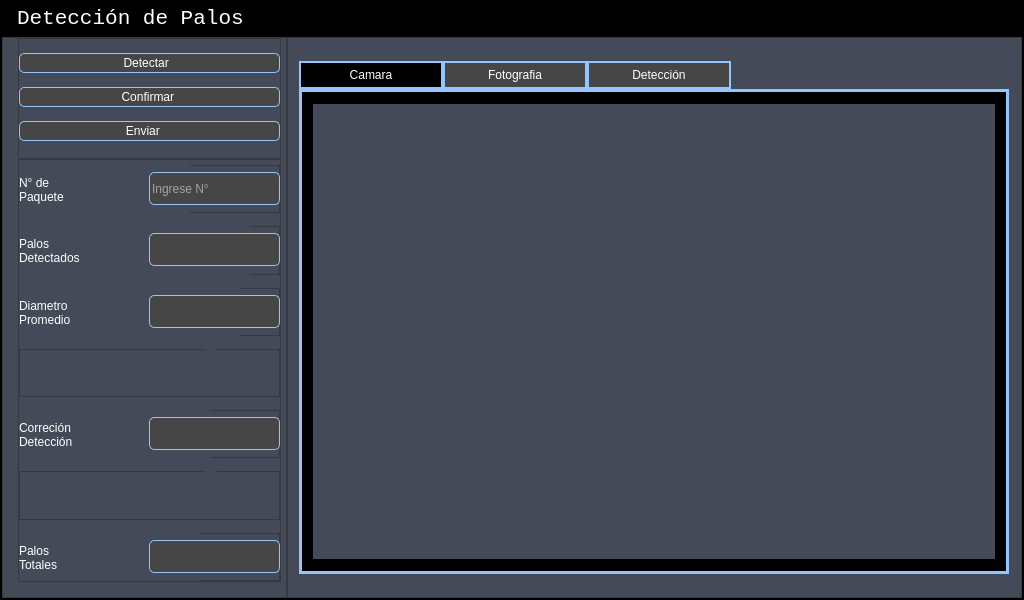
<?xml version="1.0" encoding="UTF-8"?>
<ui version="4.0">
 <class>MainWindow</class>
 <widget class="QMainWindow" name="MainWindow">
  <property name="geometry">
   <rect>
    <x>0</x>
    <y>0</y>
    <width>1024</width>
    <height>600</height>
   </rect>
  </property>
  <property name="sizePolicy">
   <sizepolicy hsizetype="Expanding" vsizetype="Expanding">
    <horstretch>0</horstretch>
    <verstretch>0</verstretch>
   </sizepolicy>
  </property>
  <property name="windowTitle">
   <string>MainWindow</string>
  </property>
  <property name="styleSheet">
   <string notr="true"/>
  </property>
  <widget class="QWidget" name="centralwidget">
   <property name="styleSheet">
    <string notr="true">background-color: rgb(0, 0, 0);</string>
   </property>
   <layout class="QVBoxLayout" name="verticalLayout">
    <property name="spacing">
     <number>0</number>
    </property>
    <property name="leftMargin">
     <number>0</number>
    </property>
    <property name="topMargin">
     <number>0</number>
    </property>
    <property name="rightMargin">
     <number>0</number>
    </property>
    <property name="bottomMargin">
     <number>0</number>
    </property>
    <item>
     <widget class="QFrame" name="frame">
      <property name="styleSheet">
       <string notr="true">QLabel{
color:rgb(255, 255,255);
}</string>
      </property>
      <property name="frameShape">
       <enum>QFrame::StyledPanel</enum>
      </property>
      <property name="frameShadow">
       <enum>QFrame::Raised</enum>
      </property>
      <layout class="QVBoxLayout" name="verticalLayout_2" stretch="1,0">
       <property name="spacing">
        <number>0</number>
       </property>
       <property name="leftMargin">
        <number>0</number>
       </property>
       <property name="topMargin">
        <number>0</number>
       </property>
       <property name="rightMargin">
        <number>0</number>
       </property>
       <property name="bottomMargin">
        <number>0</number>
       </property>
       <item>
        <widget class="QFrame" name="frame_superior">
         <property name="maximumSize">
          <size>
           <width>16777215</width>
           <height>35</height>
          </size>
         </property>
         <property name="styleSheet">
          <string notr="true">QFrame{
background-color: rgb(0, 0, 0);
}

QPushButton{
background-color: rgb(0, 0, 0);
border-radius:17px;
}
QPushButton:hover{
background-color:rgb(255, 255, 255);
}
QLabel{
font: 16pt &quot;Consolas&quot;;
}
</string>
         </property>
         <property name="frameShape">
          <enum>QFrame::StyledPanel</enum>
         </property>
         <property name="frameShadow">
          <enum>QFrame::Raised</enum>
         </property>
         <layout class="QHBoxLayout" name="horizontalLayout">
          <property name="leftMargin">
           <number>15</number>
          </property>
          <property name="topMargin">
           <number>0</number>
          </property>
          <property name="rightMargin">
           <number>0</number>
          </property>
          <property name="bottomMargin">
           <number>0</number>
          </property>
          <item>
           <widget class="QLabel" name="label">
            <property name="font">
             <font>
              <family>Consolas</family>
              <pointsize>16</pointsize>
              <weight>50</weight>
              <italic>false</italic>
              <bold>false</bold>
             </font>
            </property>
            <property name="styleSheet">
             <string notr="true"/>
            </property>
            <property name="text">
             <string>Detección de Palos </string>
            </property>
           </widget>
          </item>
          <item>
           <spacer name="horizontalSpacer">
            <property name="orientation">
             <enum>Qt::Horizontal</enum>
            </property>
            <property name="sizeHint" stdset="0">
             <size>
              <width>477</width>
              <height>17</height>
             </size>
            </property>
           </spacer>
          </item>
          <item>
           <widget class="QPushButton" name="button_min">
            <property name="minimumSize">
             <size>
              <width>34</width>
              <height>34</height>
             </size>
            </property>
            <property name="text">
             <string/>
            </property>
            <property name="icon">
             <iconset>
              <normaloff>images/gui/menos (2).png</normaloff>images/gui/menos (2).png</iconset>
            </property>
            <property name="iconSize">
             <size>
              <width>28</width>
              <height>28</height>
             </size>
            </property>
           </widget>
          </item>
          <item>
           <widget class="QPushButton" name="button_max">
            <property name="minimumSize">
             <size>
              <width>34</width>
              <height>34</height>
             </size>
            </property>
            <property name="text">
             <string/>
            </property>
            <property name="icon">
             <iconset>
              <normaloff>images/gui/expandir.png</normaloff>images/gui/expandir.png</iconset>
            </property>
            <property name="iconSize">
             <size>
              <width>28</width>
              <height>28</height>
             </size>
            </property>
           </widget>
          </item>
          <item>
           <widget class="QPushButton" name="button_close">
            <property name="minimumSize">
             <size>
              <width>34</width>
              <height>34</height>
             </size>
            </property>
            <property name="text">
             <string/>
            </property>
            <property name="icon">
             <iconset>
              <normaloff>images/gui/cerrar.png</normaloff>images/gui/cerrar.png</iconset>
            </property>
            <property name="iconSize">
             <size>
              <width>28</width>
              <height>28</height>
             </size>
            </property>
           </widget>
          </item>
         </layout>
        </widget>
       </item>
       <item>
        <widget class="QFrame" name="frame_inferior">
         <property name="styleSheet">
          <string notr="true"/>
         </property>
         <property name="frameShape">
          <enum>QFrame::StyledPanel</enum>
         </property>
         <property name="frameShadow">
          <enum>QFrame::Raised</enum>
         </property>
         <layout class="QHBoxLayout" name="horizontalLayout_2">
          <property name="spacing">
           <number>0</number>
          </property>
          <property name="leftMargin">
           <number>0</number>
          </property>
          <property name="topMargin">
           <number>0</number>
          </property>
          <property name="rightMargin">
           <number>0</number>
          </property>
          <property name="bottomMargin">
           <number>0</number>
          </property>
          <item>
           <widget class="QFrame" name="frame_datos">
            <property name="minimumSize">
             <size>
              <width>285</width>
              <height>0</height>
             </size>
            </property>
            <property name="maximumSize">
             <size>
              <width>400</width>
              <height>16777215</height>
             </size>
            </property>
            <property name="styleSheet">
             <string notr="true">QFrame{
background-color: rgb(69, 74, 88);
}
</string>
            </property>
            <property name="frameShape">
             <enum>QFrame::StyledPanel</enum>
            </property>
            <property name="frameShadow">
             <enum>QFrame::Raised</enum>
            </property>
            <layout class="QVBoxLayout" name="verticalLayout_4" stretch="2,7">
             <property name="spacing">
              <number>0</number>
             </property>
             <property name="leftMargin">
              <number>15</number>
             </property>
             <property name="topMargin">
              <number>0</number>
             </property>
             <property name="rightMargin">
              <number>5</number>
             </property>
             <property name="bottomMargin">
              <number>15</number>
             </property>
             <item>
              <widget class="QFrame" name="frame_botones">
               <property name="maximumSize">
                <size>
                 <width>16777215</width>
                 <height>150</height>
                </size>
               </property>
               <property name="styleSheet">
                <string notr="true">QFrame{
background-color: rgb(69, 74, 88);
}

QPushButton{
font: 14pt &quot;Consolas&quot;;
color:rgb(255, 255,255);
border:1px solid #93C6FF;
background-color: rgb(70, 70, 70);
border-radius:5px;

}
QPushButton:hover{
background-color: rgb(0, 0, 0);
border:1px solid #93C6FF;
}
</string>
               </property>
               <property name="frameShape">
                <enum>QFrame::StyledPanel</enum>
               </property>
               <property name="frameShadow">
                <enum>QFrame::Raised</enum>
               </property>
               <layout class="QVBoxLayout" name="verticalLayout_5">
                <property name="spacing">
                 <number>0</number>
                </property>
                <property name="leftMargin">
                 <number>0</number>
                </property>
                <property name="topMargin">
                 <number>0</number>
                </property>
                <property name="rightMargin">
                 <number>0</number>
                </property>
                <property name="bottomMargin">
                 <number>0</number>
                </property>
                <item>
                 <widget class="QPushButton" name="button_detect">
                  <property name="minimumSize">
                   <size>
                    <width>0</width>
                    <height>20</height>
                   </size>
                  </property>
                  <property name="layoutDirection">
                   <enum>Qt::RightToLeft</enum>
                  </property>
                  <property name="text">
                   <string>Detectar  </string>
                  </property>
                  <property name="iconSize">
                   <size>
                    <width>35</width>
                    <height>35</height>
                   </size>
                  </property>
                 </widget>
                </item>
                <item>
                 <widget class="QPushButton" name="button_conf">
                  <property name="minimumSize">
                   <size>
                    <width>0</width>
                    <height>20</height>
                   </size>
                  </property>
                  <property name="layoutDirection">
                   <enum>Qt::RightToLeft</enum>
                  </property>
                  <property name="text">
                   <string>Confirmar </string>
                  </property>
                  <property name="iconSize">
                   <size>
                    <width>35</width>
                    <height>35</height>
                   </size>
                  </property>
                 </widget>
                </item>
                <item>
                 <widget class="QPushButton" name="button_send">
                  <property name="minimumSize">
                   <size>
                    <width>0</width>
                    <height>20</height>
                   </size>
                  </property>
                  <property name="layoutDirection">
                   <enum>Qt::RightToLeft</enum>
                  </property>
                  <property name="text">
                   <string>Enviar    </string>
                  </property>
                  <property name="iconSize">
                   <size>
                    <width>30</width>
                    <height>30</height>
                   </size>
                  </property>
                 </widget>
                </item>
               </layout>
              </widget>
             </item>
             <item>
              <widget class="QFrame" name="frame_2">
               <property name="styleSheet">
                <string notr="true">QFrame{
background-color: rgb(69, 74, 88);
}
QPushButton{
background-color: rgb(69, 74, 88);
border-radius:20px;
}
QPushButton:hover{
background-color: rgb(0, 0, 0);
}
QLabel{
font: 12pt &quot;Consolas&quot;;
color: rgb(255, 255,255);
}

QLineEdit{
border:1px solid #93C6FF;
border-radius:5px;
background-color: rgb(70, 70, 70);
font: 12pt &quot;Consolas&quot;;
color: rgb(255, 255,255);
}

QTextBrowser{
border-radius:5px;
border:1px solid #93C6FF;
background-color: rgb(70, 70, 70);
font: 12pt &quot;Consolas&quot;;
color: rgb(255, 255,255);
}</string>
               </property>
               <property name="frameShape">
                <enum>QFrame::StyledPanel</enum>
               </property>
               <property name="frameShadow">
                <enum>QFrame::Raised</enum>
               </property>
               <layout class="QVBoxLayout" name="verticalLayout_8">
                <property name="spacing">
                 <number>13</number>
                </property>
                <property name="leftMargin">
                 <number>0</number>
                </property>
                <property name="topMargin">
                 <number>5</number>
                </property>
                <property name="rightMargin">
                 <number>0</number>
                </property>
                <property name="bottomMargin">
                 <number>0</number>
                </property>
                <item>
                 <widget class="QFrame" name="frame_11">
                  <property name="minimumSize">
                   <size>
                    <width>0</width>
                    <height>35</height>
                   </size>
                  </property>
                  <property name="frameShape">
                   <enum>QFrame::StyledPanel</enum>
                  </property>
                  <property name="frameShadow">
                   <enum>QFrame::Raised</enum>
                  </property>
                  <widget class="QLabel" name="label_8">
                   <property name="geometry">
                    <rect>
                     <x>0</x>
                     <y>-10</y>
                     <width>171</width>
                     <height>71</height>
                    </rect>
                   </property>
                   <property name="text">
                    <string>&lt;html&gt;&lt;head/&gt;&lt;body&gt;&lt;p&gt;N° de &lt;br/&gt;Paquete&lt;/p&gt;&lt;/body&gt;&lt;/html&gt;</string>
                   </property>
                   <property name="alignment">
                    <set>Qt::AlignLeading|Qt::AlignLeft|Qt::AlignVCenter</set>
                   </property>
                  </widget>
                  <widget class="QLineEdit" name="in_npackage">
                   <property name="geometry">
                    <rect>
                     <x>130</x>
                     <y>7</y>
                     <width>131</width>
                     <height>33</height>
                    </rect>
                   </property>
                   <property name="minimumSize">
                    <size>
                     <width>0</width>
                     <height>33</height>
                    </size>
                   </property>
                   <property name="inputMask">
                    <string/>
                   </property>
                   <property name="placeholderText">
                    <string>Ingrese N°</string>
                   </property>
                  </widget>
                 </widget>
                </item>
                <item>
                 <widget class="QFrame" name="frame_12">
                  <property name="minimumSize">
                   <size>
                    <width>0</width>
                    <height>35</height>
                   </size>
                  </property>
                  <property name="frameShape">
                   <enum>QFrame::StyledPanel</enum>
                  </property>
                  <property name="frameShadow">
                   <enum>QFrame::Raised</enum>
                  </property>
                  <widget class="QLabel" name="label_9">
                   <property name="geometry">
                    <rect>
                     <x>0</x>
                     <y>-10</y>
                     <width>231</width>
                     <height>71</height>
                    </rect>
                   </property>
                   <property name="minimumSize">
                    <size>
                     <width>0</width>
                     <height>33</height>
                    </size>
                   </property>
                   <property name="text">
                    <string>&lt;html&gt;&lt;head/&gt;&lt;body&gt;&lt;p&gt;Palos &lt;br/&gt;Detectados&lt;/p&gt;&lt;/body&gt;&lt;/html&gt;</string>
                   </property>
                  </widget>
                  <widget class="QTextBrowser" name="out_sticks">
                   <property name="geometry">
                    <rect>
                     <x>130</x>
                     <y>7</y>
                     <width>131</width>
                     <height>33</height>
                    </rect>
                   </property>
                   <property name="sizePolicy">
                    <sizepolicy hsizetype="Expanding" vsizetype="Expanding">
                     <horstretch>0</horstretch>
                     <verstretch>0</verstretch>
                    </sizepolicy>
                   </property>
                   <property name="minimumSize">
                    <size>
                     <width>0</width>
                     <height>33</height>
                    </size>
                   </property>
                   <property name="font">
                    <font>
                     <family>Consolas</family>
                     <pointsize>12</pointsize>
                     <weight>50</weight>
                     <italic>false</italic>
                     <bold>false</bold>
                    </font>
                   </property>
                  </widget>
                 </widget>
                </item>
                <item>
                 <widget class="QFrame" name="frame_13">
                  <property name="minimumSize">
                   <size>
                    <width>0</width>
                    <height>35</height>
                   </size>
                  </property>
                  <property name="frameShape">
                   <enum>QFrame::StyledPanel</enum>
                  </property>
                  <property name="frameShadow">
                   <enum>QFrame::Raised</enum>
                  </property>
                  <widget class="QLabel" name="label_10">
                   <property name="geometry">
                    <rect>
                     <x>0</x>
                     <y>-10</y>
                     <width>221</width>
                     <height>71</height>
                    </rect>
                   </property>
                   <property name="minimumSize">
                    <size>
                     <width>0</width>
                     <height>33</height>
                    </size>
                   </property>
                   <property name="text">
                    <string>&lt;html&gt;&lt;head/&gt;&lt;body&gt;&lt;p&gt;Diametro &lt;br/&gt;Promedio&lt;/p&gt;&lt;/body&gt;&lt;/html&gt;</string>
                   </property>
                  </widget>
                  <widget class="QTextBrowser" name="out_diameter">
                   <property name="geometry">
                    <rect>
                     <x>130</x>
                     <y>7</y>
                     <width>131</width>
                     <height>33</height>
                    </rect>
                   </property>
                   <property name="minimumSize">
                    <size>
                     <width>0</width>
                     <height>33</height>
                    </size>
                   </property>
                  </widget>
                 </widget>
                </item>
                <item>
                 <widget class="QFrame" name="frame_14">
                  <property name="minimumSize">
                   <size>
                    <width>0</width>
                    <height>44</height>
                   </size>
                  </property>
                  <property name="frameShape">
                   <enum>QFrame::StyledPanel</enum>
                  </property>
                  <property name="frameShadow">
                   <enum>QFrame::Raised</enum>
                  </property>
                  <widget class="QPushButton" name="button_plas">
                   <property name="geometry">
                    <rect>
                     <x>170</x>
                     <y>0</y>
                     <width>43</width>
                     <height>43</height>
                    </rect>
                   </property>
                   <property name="styleSheet">
                    <string notr="true"/>
                   </property>
                   <property name="text">
                    <string/>
                   </property>
                   <property name="icon">
                    <iconset>
                     <normaloff>images/gui/mas.png</normaloff>images/gui/mas.png</iconset>
                   </property>
                   <property name="iconSize">
                    <size>
                     <width>53</width>
                     <height>53</height>
                    </size>
                   </property>
                  </widget>
                 </widget>
                </item>
                <item>
                 <widget class="QFrame" name="frame_15">
                  <property name="minimumSize">
                   <size>
                    <width>0</width>
                    <height>35</height>
                   </size>
                  </property>
                  <property name="frameShape">
                   <enum>QFrame::StyledPanel</enum>
                  </property>
                  <property name="frameShadow">
                   <enum>QFrame::Raised</enum>
                  </property>
                  <widget class="QLabel" name="label_12">
                   <property name="geometry">
                    <rect>
                     <x>0</x>
                     <y>-10</y>
                     <width>191</width>
                     <height>71</height>
                    </rect>
                   </property>
                   <property name="text">
                    <string>&lt;html&gt;&lt;head/&gt;&lt;body&gt;&lt;p&gt;Correción &lt;br/&gt;Detección&lt;/p&gt;&lt;/body&gt;&lt;/html&gt;</string>
                   </property>
                  </widget>
                  <widget class="QTextBrowser" name="out_correction">
                   <property name="geometry">
                    <rect>
                     <x>130</x>
                     <y>7</y>
                     <width>131</width>
                     <height>33</height>
                    </rect>
                   </property>
                   <property name="minimumSize">
                    <size>
                     <width>0</width>
                     <height>33</height>
                    </size>
                   </property>
                  </widget>
                 </widget>
                </item>
                <item>
                 <widget class="QFrame" name="frame_16">
                  <property name="minimumSize">
                   <size>
                    <width>0</width>
                    <height>44</height>
                   </size>
                  </property>
                  <property name="frameShape">
                   <enum>QFrame::StyledPanel</enum>
                  </property>
                  <property name="frameShadow">
                   <enum>QFrame::Raised</enum>
                  </property>
                  <widget class="QPushButton" name="button_less">
                   <property name="geometry">
                    <rect>
                     <x>170</x>
                     <y>0</y>
                     <width>43</width>
                     <height>43</height>
                    </rect>
                   </property>
                   <property name="sizePolicy">
                    <sizepolicy hsizetype="Fixed" vsizetype="Fixed">
                     <horstretch>0</horstretch>
                     <verstretch>0</verstretch>
                    </sizepolicy>
                   </property>
                   <property name="layoutDirection">
                    <enum>Qt::LeftToRight</enum>
                   </property>
                   <property name="styleSheet">
                    <string notr="true"/>
                   </property>
                   <property name="text">
                    <string/>
                   </property>
                   <property name="icon">
                    <iconset>
                     <normaloff>images/gui/menos.png</normaloff>images/gui/menos.png</iconset>
                   </property>
                   <property name="iconSize">
                    <size>
                     <width>53</width>
                     <height>53</height>
                    </size>
                   </property>
                  </widget>
                 </widget>
                </item>
                <item>
                 <widget class="QFrame" name="frame_17">
                  <property name="minimumSize">
                   <size>
                    <width>0</width>
                    <height>35</height>
                   </size>
                  </property>
                  <property name="frameShape">
                   <enum>QFrame::StyledPanel</enum>
                  </property>
                  <property name="frameShadow">
                   <enum>QFrame::Raised</enum>
                  </property>
                  <widget class="QLabel" name="label_11">
                   <property name="geometry">
                    <rect>
                     <x>0</x>
                     <y>-10</y>
                     <width>181</width>
                     <height>71</height>
                    </rect>
                   </property>
                   <property name="text">
                    <string>Palos&lt;br&gt; Totales</string>
                   </property>
                  </widget>
                  <widget class="QTextBrowser" name="out_total">
                   <property name="geometry">
                    <rect>
                     <x>130</x>
                     <y>7</y>
                     <width>131</width>
                     <height>33</height>
                    </rect>
                   </property>
                   <property name="minimumSize">
                    <size>
                     <width>0</width>
                     <height>33</height>
                    </size>
                   </property>
                  </widget>
                 </widget>
                </item>
               </layout>
              </widget>
             </item>
            </layout>
           </widget>
          </item>
          <item>
           <widget class="QFrame" name="frame_imagen">
            <property name="minimumSize">
             <size>
              <width>0</width>
              <height>0</height>
             </size>
            </property>
            <property name="maximumSize">
             <size>
              <width>100000</width>
              <height>16777215</height>
             </size>
            </property>
            <property name="styleSheet">
             <string notr="true">QFrame{
background-color: rgb(69, 74, 88);
}
</string>
            </property>
            <property name="frameShape">
             <enum>QFrame::StyledPanel</enum>
            </property>
            <property name="frameShadow">
             <enum>QFrame::Raised</enum>
            </property>
            <layout class="QHBoxLayout" name="horizontalLayout_3">
             <property name="spacing">
              <number>0</number>
             </property>
             <property name="leftMargin">
              <number>0</number>
             </property>
             <property name="topMargin">
              <number>0</number>
             </property>
             <property name="rightMargin">
              <number>0</number>
             </property>
             <property name="bottomMargin">
              <number>0</number>
             </property>
             <item>
              <widget class="QTabWidget" name="tabWidget">
               <property name="sizePolicy">
                <sizepolicy hsizetype="Expanding" vsizetype="Expanding">
                 <horstretch>0</horstretch>
                 <verstretch>0</verstretch>
                </sizepolicy>
               </property>
               <property name="minimumSize">
                <size>
                 <width>682</width>
                 <height>455</height>
                </size>
               </property>
               <property name="maximumSize">
                <size>
                 <width>710</width>
                 <height>513</height>
                </size>
               </property>
               <property name="styleSheet">
                <string notr="true"> QTabBar::tab {
font: 13pt &quot;Consolas&quot;;
color:rgb(255, 255,255);
border:2px solid #93C6FF;
background-color: rgb(70, 70, 70);
                min-width:130px; /* Cambia el ancho mínimo de los botones */
                padding: 5px; /* Cambia el espacio interno de los botones */         

            }

QTabBar::tab:selected {
font: 13pt &quot;Consolas&quot;;
color:rgb(255, 255,255);
background-color: rgb(0, 0, 0);    
            }
QTabWidget::pane {
 border:3px solid #93C6FF;    
background-color: rgb(70, 70, 70);    
            }</string>
               </property>
               <property name="currentIndex">
                <number>0</number>
               </property>
               <widget class="QWidget" name="tab_3">
                <attribute name="title">
                 <string>Camara</string>
                </attribute>
                <layout class="QHBoxLayout" name="horizontalLayout_4">
                 <item>
                  <widget class="QLabel" name="out_cam">
                   <property name="sizePolicy">
                    <sizepolicy hsizetype="Preferred" vsizetype="Preferred">
                     <horstretch>0</horstretch>
                     <verstretch>0</verstretch>
                    </sizepolicy>
                   </property>
                   <property name="minimumSize">
                    <size>
                     <width>682</width>
                     <height>455</height>
                    </size>
                   </property>
                   <property name="maximumSize">
                    <size>
                     <width>682</width>
                     <height>455</height>
                    </size>
                   </property>
                   <property name="frameShape">
                    <enum>QFrame::NoFrame</enum>
                   </property>
                   <property name="text">
                    <string/>
                   </property>
                   <property name="scaledContents">
                    <bool>false</bool>
                   </property>
                   <property name="alignment">
                    <set>Qt::AlignCenter</set>
                   </property>
                  </widget>
                 </item>
                </layout>
               </widget>
               <widget class="QWidget" name="tab">
                <attribute name="title">
                 <string>Fotografia</string>
                </attribute>
                <layout class="QVBoxLayout" name="verticalLayout_3">
                 <item>
                  <widget class="QLabel" name="out_img">
                   <property name="sizePolicy">
                    <sizepolicy hsizetype="Preferred" vsizetype="Preferred">
                     <horstretch>0</horstretch>
                     <verstretch>0</verstretch>
                    </sizepolicy>
                   </property>
                   <property name="minimumSize">
                    <size>
                     <width>682</width>
                     <height>455</height>
                    </size>
                   </property>
                   <property name="maximumSize">
                    <size>
                     <width>682</width>
                     <height>455</height>
                    </size>
                   </property>
                   <property name="frameShape">
                    <enum>QFrame::NoFrame</enum>
                   </property>
                   <property name="text">
                    <string/>
                   </property>
                   <property name="alignment">
                    <set>Qt::AlignCenter</set>
                   </property>
                  </widget>
                 </item>
                </layout>
               </widget>
               <widget class="QWidget" name="tab_2">
                <attribute name="title">
                 <string>Detección</string>
                </attribute>
                <layout class="QVBoxLayout" name="verticalLayout_7">
                 <item>
                  <widget class="QLabel" name="out_detect">
                   <property name="sizePolicy">
                    <sizepolicy hsizetype="Minimum" vsizetype="Expanding">
                     <horstretch>0</horstretch>
                     <verstretch>0</verstretch>
                    </sizepolicy>
                   </property>
                   <property name="minimumSize">
                    <size>
                     <width>682</width>
                     <height>455</height>
                    </size>
                   </property>
                   <property name="maximumSize">
                    <size>
                     <width>682</width>
                     <height>455</height>
                    </size>
                   </property>
                   <property name="text">
                    <string/>
                   </property>
                   <property name="alignment">
                    <set>Qt::AlignCenter</set>
                   </property>
                  </widget>
                 </item>
                </layout>
               </widget>
              </widget>
             </item>
            </layout>
           </widget>
          </item>
         </layout>
        </widget>
       </item>
      </layout>
     </widget>
    </item>
   </layout>
  </widget>
 </widget>
 <resources/>
 <connections/>
</ui>
